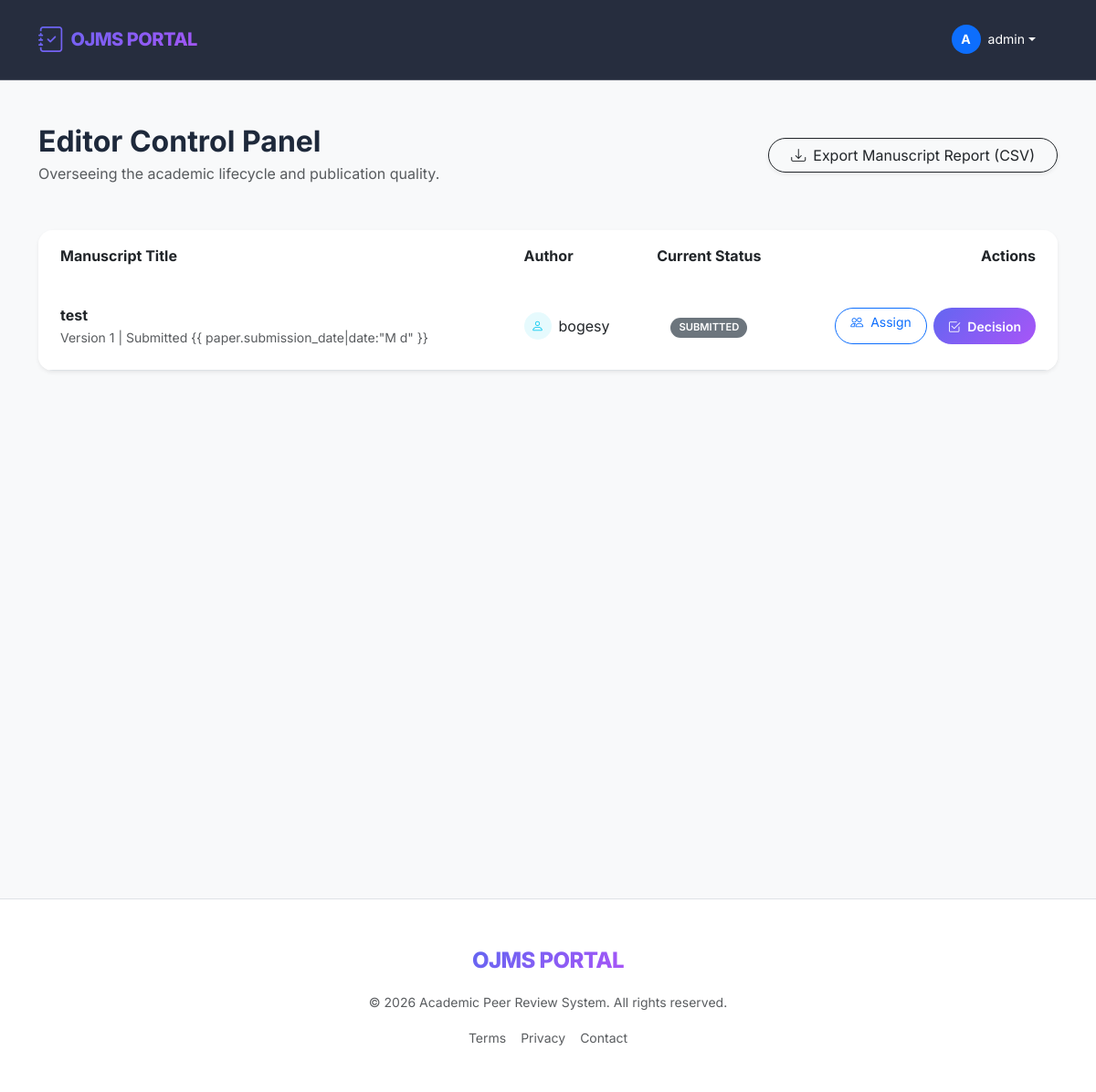
Before: /dashboard/ (signed in) with the older database file.
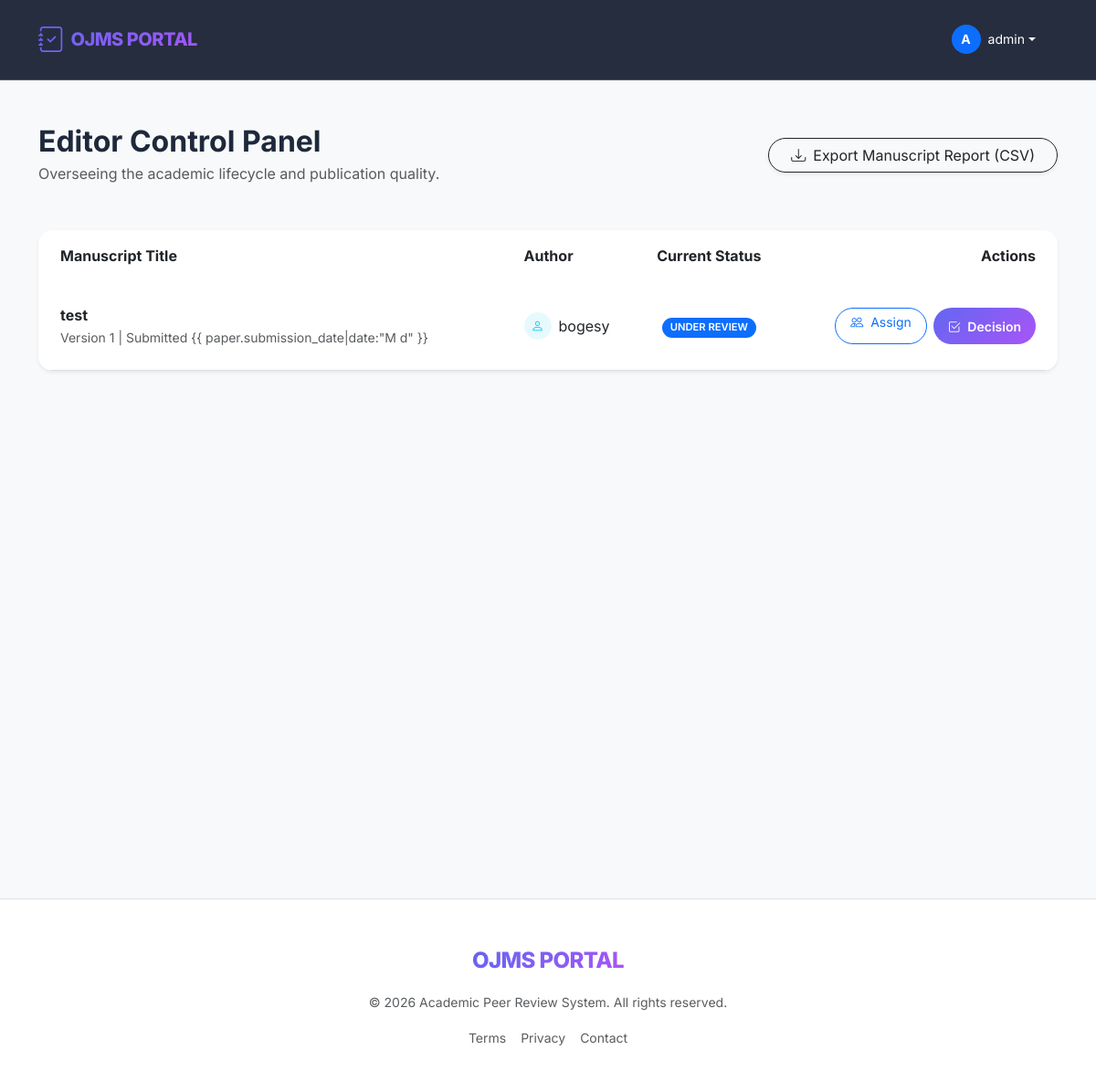
After: the same page with the newer database file.
### submissions/models.py (models this page shows, shortened)
class Manuscript(models.Model):
    SUBMITTED = 'SUBMITTED'
    UNDER_REVIEW = 'UNDER_REVIEW'
    DECISION_READY = 'DECISION_READY'
    ACCEPTED = 'ACCEPTED'
    REJECTED = 'REJECTED'
    REVISION_REQ = 'REVISION_REQ'
    STATUS_CHOICES = [
        (SUBMITTED, 'Submitted'),
        (UNDER_REVIEW, 'Under Review'),
        (DECISION_READY, 'Decision Ready'),
        (ACCEPTED, 'Accepted'),
        (REJECTED, 'Rejected'),
        (REVISION_REQ, 'Revision Required'),
    ]
    title = models.CharField(max_length=255)
    abstract = models.TextField()
    author = models.ForeignKey(
        settings.AUTH_USER_MODEL,
        on_delete=models.CASCADE,
        related_name='manuscripts'
    )
    file = models.FileField(upload_to='manuscripts/')
    version = models.IntegerField(default=1)
    status = models.CharField(max_length=20, choices=STATUS_CHOICES, default=SUBMITTED)
    submission_date = models.DateTimeField(auto_now_add=True)
    updated_at = models.DateTimeField(auto_now=True)
    editor = models.ForeignKey(
        settings.AUTH_USER_MODEL,
        on_delete=models.SET_NULL,
        null=True,
        blank=True,
        related_name='assigned_manuscripts',
        limit_choices_to={'role': 'EDITOR'}
    )
    class Meta:
        ordering = ['-submission_date']

### users/models.py (models this page shows, shortened)
class CustomUser(AbstractUser):
    ADMIN = 'ADMIN'
    EDITOR = 'EDITOR'
    REVIEWER = 'REVIEWER'
    AUTHOR = 'AUTHOR'
    ROLE_CHOICES = [
        (ADMIN, 'Administrator'),
        (EDITOR, 'Editor'),
        (REVIEWER, 'Reviewer'),
        (AUTHOR, 'Author'),
    ]
    role = models.CharField(max_length=10, choices=ROLE_CHOICES, default=AUTHOR)
    institution = models.CharField(max_length=255, blank=True, null=True)
    expertise = models.CharField(max_length=255, blank=True, null=True, help_text="Comma-separated areas of expertise")

### users/views.py (the view, shortened to what this page needs)
# urls.py: path('dashboard/', dashboard_view, name='dashboard'),
@login_required
def dashboard_view(request):
    user = request.user
    if user.is_superuser or user.role == 'EDITOR':
        from submissions.models import Manuscript
        items = Manuscript.objects.all().order_by('-submission_date')
        return render(request, 'dashboards/editor.html', {'items': items})
    elif user.role == 'REVIEWER':
        from submissions.models import Review
        items = Review.objects.filter(reviewer=user).order_by('-date_assigned')
        return render(request, 'dashboards/reviewer.html', {'items': items})

### templates/dashboards/editor.html (shortened to what this page needs)
{% extends 'base.html' %}
{% block content %}
<div class="row align-items-center mb-5">
    <div class="col-md-7">
        <h1 class="fw-bold h2 mb-1">Editor Control Panel</h1>
        <p class="text-muted mb-0">Overseeing the academic lifecycle and publication quality.</p>
    </div>
    <div class="col-md-5 text-md-end mt-3 mt-md-0">
        <a href="{% url 'export_csv' %}" class="btn btn-outline-dark rounded-pill px-4 shadow-sm">
            <i class="bi bi-download me-2"></i>Export Manuscript Report (CSV)
        </a>
    </div>
</div>
<div class="card border-0 shadow-sm rounded-4 overflow-hidden">
    <div class="table-responsive">
        <table class="table table-hover align-middle mb-0">
            <thead class="bg-light">
                <tr>
                    <th class="ps-4 py-3 border-0">Manuscript Title</th>
                    <th class="py-3 border-0">Author</th>
                    <th class="py-3 border-0 text-center">Current Status</th>
                    <th class="pe-4 py-3 border-0 text-end">Actions</th>
                </tr>
            </thead>
            <tbody>
                {% for paper in items %}
                <tr>
                    <td class="ps-4 py-4">
                        <div class="fw-bold text-dark">{{ paper.title }}</div>
                        <div class="small text-muted">Version {{ paper.version }} | Submitted {{
                            paper.submission_date|date:"M d" }}</div>
                    </td>
                    <td>
                        <div class="d-flex align-items-center">
                            <div class="bg-info bg-opacity-10 text-info rounded-circle me-2 d-flex align-items-center justify-content-center"
                                style="width: 30px; height: 30px;">
                                <i class="bi bi-person small"></i>
                            </div>
                            <span>{{ paper.author.username }}</span>
                        </div>
                    </td>
                    <td class="text-center">
                        <span
                            class="badge {% if paper.status == 'ACCEPTED' %}bg-success{% elif paper.status == 'REJECTED' %}bg-danger{% elif paper.status == 'UNDER_REVIEW' %}bg-primary{% else %}bg-secondary{% endif %} rounded-pill">
                            {{ paper.get_status_display }}
                        </span>
                    </td>
                    <td class="pe-4 text-end">
                        <div class="btn-group">
                            <a href="{% url 'assign_reviewer' paper.id %}"
                                class="btn btn-sm btn-outline-primary px-3 rounded-pill me-2">
                                <i class="bi bi-people me-1"></i> Assign
                            </a>
                            <a href="{% url 'editorial_decision' paper.id %}"
                                class="btn btn-sm btn-primary px-3 rounded-pill">
                                <i class="bi bi-check2-square me-1"></i> Decision
                            </a>
                        </div>
                    </td>
                </tr>
                {% empty %}
                <tr>
                    <td colspan="4" class="text-center py-5 text-muted">No manuscripts currently active.</td>
                </tr>
                {% endfor %}
            </tbody>
        </table>
    </div>
</div>
{% endblock %}

Changed rows visible on the page:
changed Manuscript "test": status "SUBMITTED" → "UNDER REVIEW"
